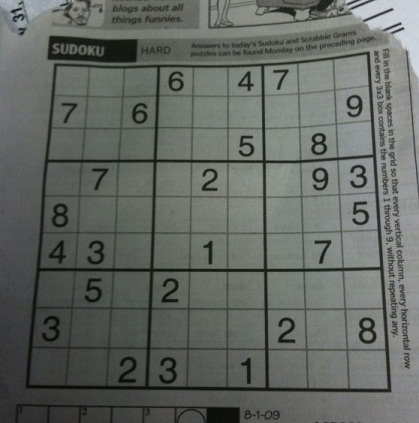
#> input picture data/lesson3/sudoku.jpg, 419 x 423 px
$ python ClasWork_Filter_02.07.26.py
#> lines starting #> are read from the running program, lines starting #| are printed output that depends on the picture
# Курс: AI+Python
# Модуль 12. Аналіз даних
# Тема: Стеки. Частина 2
# Завдання 1
# Відкрийте зображення data/lesson3/notes.png.
# Проведіть наступні дії:
#  проведіть бінарізацію(звичайну та адаптивну)
#  застосуйте розмиття(гаусове) візьміть ядра 3, 5, 11 та sigmaX 0, 2, 10
#  повторіть бінарізацію, але перед тим застосуйте bilateral filter

import cv2
import numpy as np
from sympy.physics.units.definitions.unit_definitions import gauss

# img = cv2.imread('data/lesson3/notes.png')
#
# img = cv2.resize(img, (600, 600))
# cv2.imshow('original', img)
#
# gray_image = cv2.cvtColor(img, cv2.COLOR_BGR2GRAY)
# cv2.imshow('grey_image', gray_image)
# #
# # threshold = 128
# #
# # mask = gray_image < threshold
# #
# # gray_image[mask] = 0
# # gray_image[~mask] = 255
# # cv2.imshow('grey_image', grey_image)
#
#
#
# # ADAPTIVE
# res = cv2.adaptiveThreshold(
#     gauss,
#         255,
#     cv2.ADAPTIVE_THRESH_GAUSSIAN_C,
#     cv2.THRESH_BINARY,
#     11,
#     2,
# )
# cv2.imshow('res', res)


# Завдання 2
# Відкрийте зображення data/lesson3/sudoku.jpg. Проведіть
# для нього бінарізацію, а саме
#  CLAHE
#  гаусове розмиття
#  адаптивна бінарізація
#  NLMean
# Самостійно підберіть параметри, збережіть результат.
# Порівняйте результати для гаусової та середньої адаптивної бінарізації

sudoku_image = cv2.imread('data/lesson3/sudoku.jpg')
#> sudoku_image is the input picture: shape (423, 419, 3); mean B, G, R 98.9, 103.6, 99.4
cv2.imshow('sudoku', sudoku_image)

gray = cv2.cvtColor(sudoku_image, cv2.COLOR_BGR2GRAY)
cv2.imshow('gray', gray)


clahe = cv2.createCLAHE(clipLimit=2.0, tileGridSize=(8,8))
result = clahe.apply(gray)
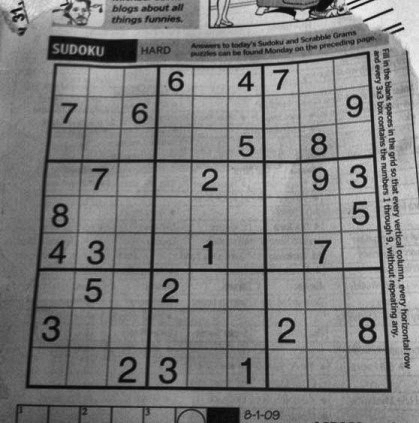
#> result: shape (423, 419); min 4, max 244, mean 127.8


gauss = cv2.GaussianBlur(gray, (3, 3), 1.5)
cv2.imshow('gauss', gauss)

res = cv2.adaptiveThreshold(
    result,
    255,
    cv2.ADAPTIVE_THRESH_GAUSSIAN_C,
    cv2.THRESH_BINARY,
    11,
    2,
)
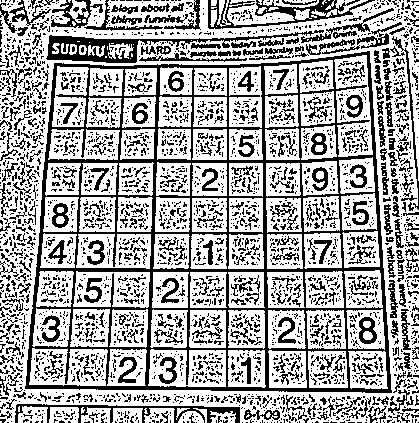
#> res: shape (423, 419); 65.5% white; black in thin lines or dots
cv2.imshow('Adaptive Gauss', res)

result_gray = cv2.fastNlMeansDenoising(gray, None, h=10, templateWindowSize=7, searchWindowSize=21)
cv2.imshow('NLMean', result_gray)


# Завдання 3
# Використовуючи utils.trackbar_decorator Побудуйте class
# ThresholdingParameterSelector для підбору параметрів для
# адаптивної бінарізації.
# Методи:
# o run(img, **kwargs) – головний метод який запускає застосовує усі перетворення до
# зображення і повертає маску.
# Решту парметрів підберіть самостійно
# Можливі методи:
# o _apply_blur(img, ksize, sigmaX)
# o _apply_bilateral(img, d, sigmaS, sigmaC)
# o _apply_threshold(img, ksize, C)
# o _apply_denoising(img, h, search_size, tamplate_size)

cv2.waitKey(0)

cv2.destroyAllWindows()

$ run again, with data/lesson3/castello_noised.png saved as data/lesson3/sudoku.jpg
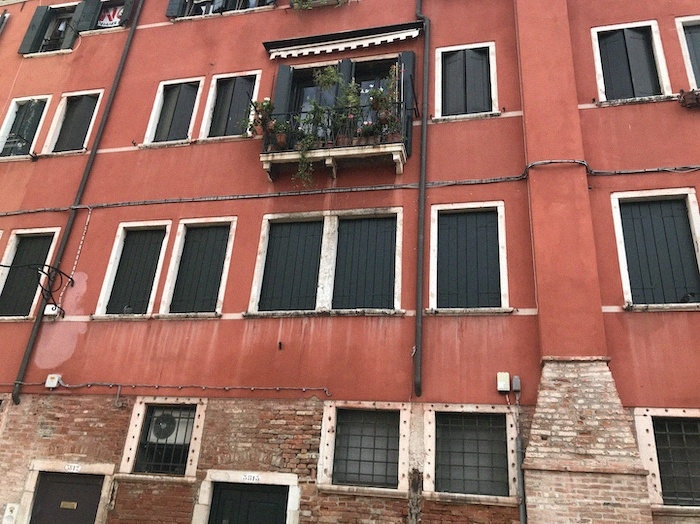
#> input picture data/lesson3/castello_noised.png, 700 x 524 px
#> sudoku_image is the input picture: shape (524, 700, 3); mean B, G, R 95.2, 105.7, 145.6
#> `result = clahe.apply(gray)`:
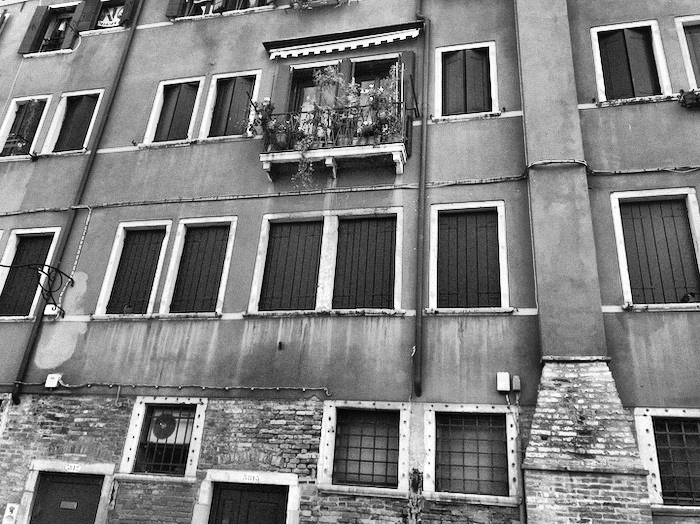
#> result: shape (524, 700); min 0, max 255, mean 126.7
#> `res = cv2.adaptiveThreshold( result, 255, cv2.ADAPTIVE_THRESH_GAUSSIAN..`:
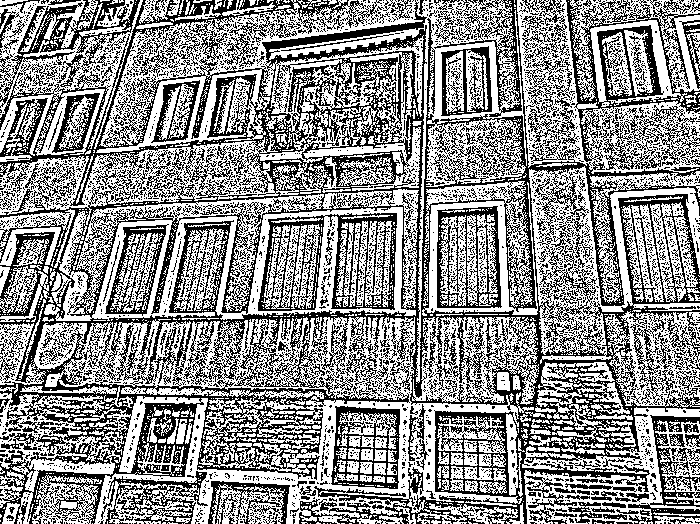
#> res: shape (524, 700); 56.6% white; black in thin lines or dots
